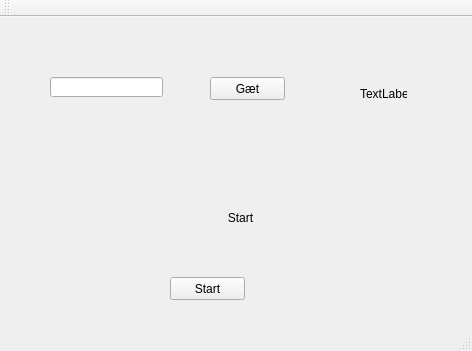
<?xml version="1.0" encoding="UTF-8"?>
<ui version="4.0">
 <class>MainWindow</class>
 <widget class="QMainWindow" name="MainWindow">
  <property name="geometry">
   <rect>
    <x>0</x>
    <y>0</y>
    <width>472</width>
    <height>351</height>
   </rect>
  </property>
  <property name="windowTitle">
   <string>MainWindow</string>
  </property>
  <widget class="QWidget" name="centralWidget">
   <widget class="QPushButton" name="test">
    <property name="geometry">
     <rect>
      <x>210</x>
      <y>60</y>
      <width>75</width>
      <height>23</height>
     </rect>
    </property>
    <property name="text">
     <string>Gæt</string>
    </property>
   </widget>
   <widget class="QLineEdit" name="guess">
    <property name="geometry">
     <rect>
      <x>50</x>
      <y>60</y>
      <width>113</width>
      <height>20</height>
     </rect>
    </property>
   </widget>
   <widget class="QLabel" name="result">
    <property name="geometry">
     <rect>
      <x>80</x>
      <y>190</y>
      <width>321</width>
      <height>21</height>
     </rect>
    </property>
    <property name="text">
     <string>Start</string>
    </property>
    <property name="alignment">
     <set>Qt::AlignCenter</set>
    </property>
   </widget>
   <widget class="QPushButton" name="pushNew">
    <property name="geometry">
     <rect>
      <x>170</x>
      <y>260</y>
      <width>75</width>
      <height>23</height>
     </rect>
    </property>
    <property name="text">
     <string>Start</string>
    </property>
   </widget>
   <widget class="QLabel" name="count">
    <property name="geometry">
     <rect>
      <x>360</x>
      <y>70</y>
      <width>47</width>
      <height>13</height>
     </rect>
    </property>
    <property name="text">
     <string>TextLabel</string>
    </property>
   </widget>
  </widget>
  <widget class="QMenuBar" name="menuBar">
   <property name="geometry">
    <rect>
     <x>0</x>
     <y>0</y>
     <width>472</width>
     <height>21</height>
    </rect>
   </property>
  </widget>
  <widget class="QToolBar" name="mainToolBar">
   <attribute name="toolBarArea">
    <enum>TopToolBarArea</enum>
   </attribute>
   <attribute name="toolBarBreak">
    <bool>false</bool>
   </attribute>
  </widget>
  <widget class="QStatusBar" name="statusBar"/>
 </widget>
 <layoutdefault spacing="6" margin="11"/>
 <resources/>
 <connections/>
</ui>
